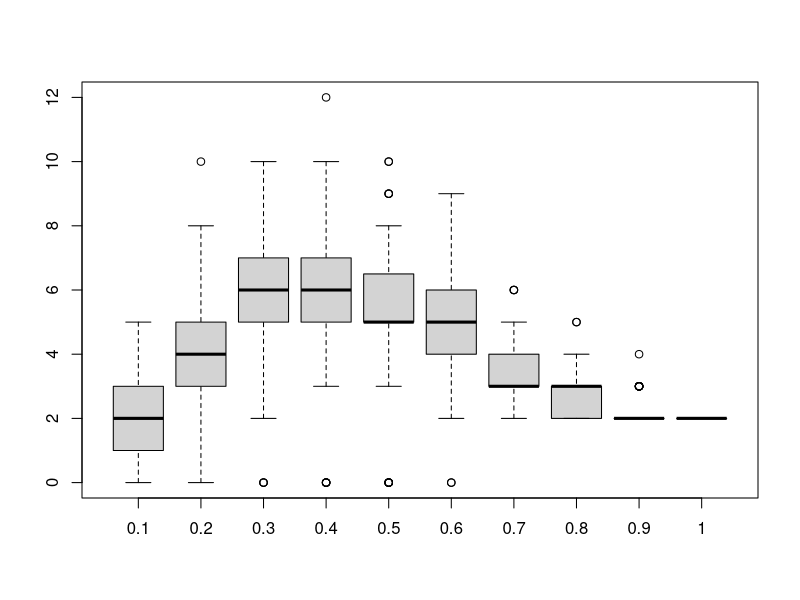
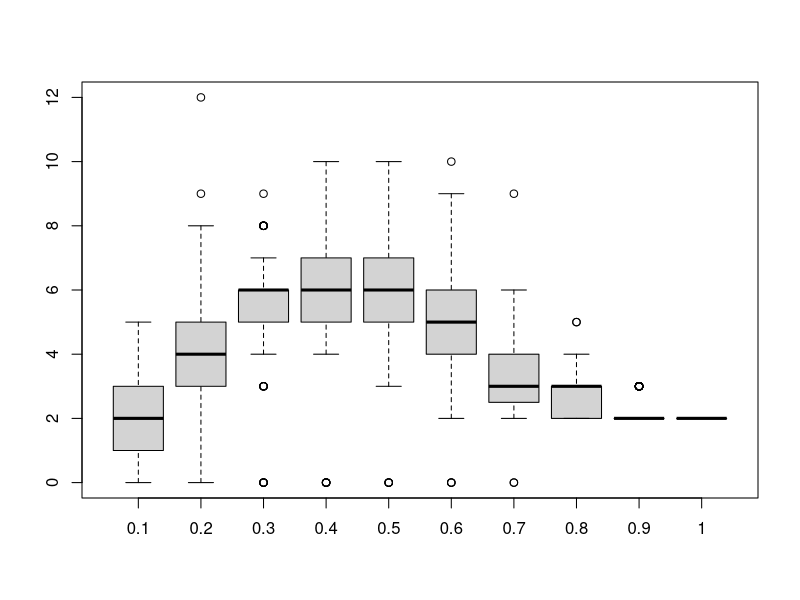
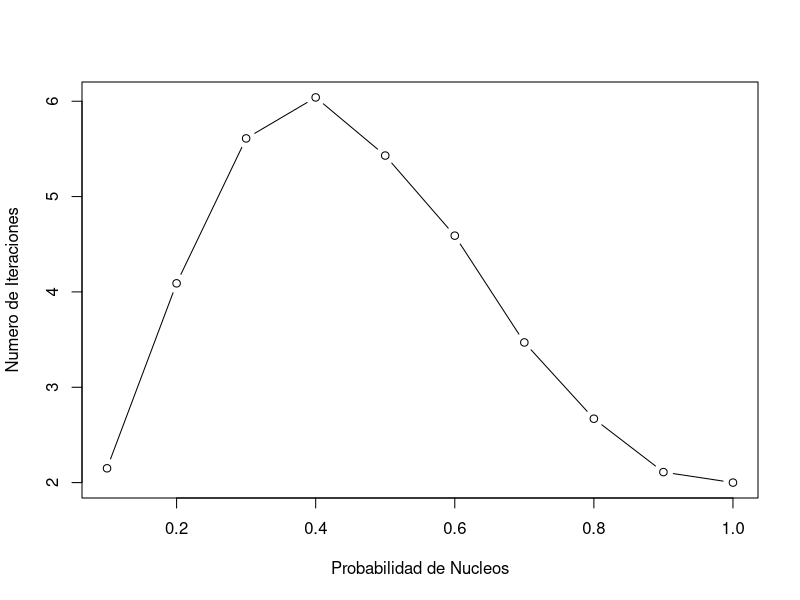
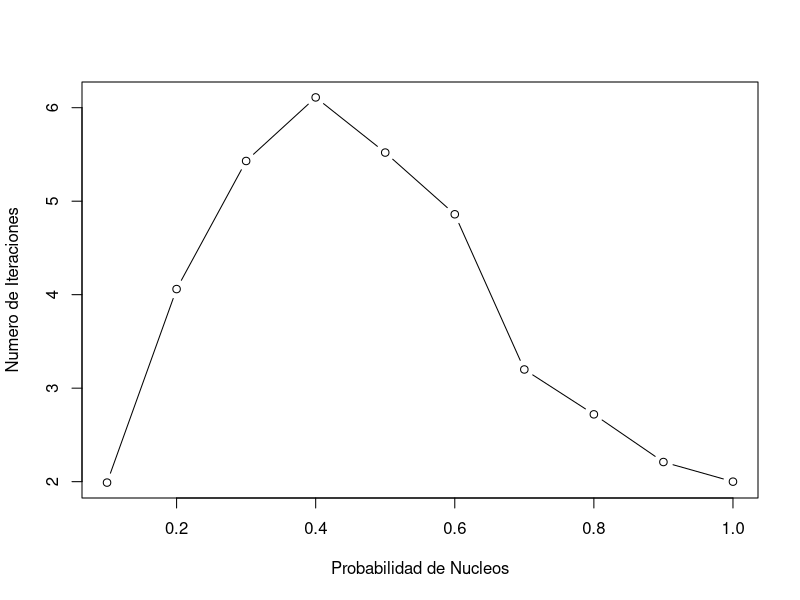

Write R code to recreate these figures, in order.
datos <- read.csv("resultados.csv", header = TRUE)
datos2 <- read.csv("resultados2.csv", header = TRUE)

datos$X <- NULL
datos2$X <- NULL

png("r1_bp.png")
boxplot(datos, use.cols = FALSE, names = c(.1,.2,.3,.4,.5,.6,.7,.8,.9,1))

png("r2_bp.png")
boxplot(datos2, use.cols = FALSE, names = c(.1,.2,.3,.4,.5,.6,.7,.8,.9,1))


p1 <- mean(datos$V1)
p2 <- mean(datos$V2)
p3 <- mean(datos$V3)
p4 <- mean(datos$V4)
p5 <- mean(datos$V5)
p6 <- mean(datos$V6)
p7 <- mean(datos$V7)
p8 <- mean(datos$V8)
p9 <- mean(datos$V9)
p10 <- mean(datos$V10)

p1_2 <- mean(datos2$V1)
p2_2 <- mean(datos2$V2)
p3_2 <- mean(datos2$V3)
p4_2 <- mean(datos2$V4)
p5_2 <- mean(datos2$V5)
p6_2 <- mean(datos2$V6)
p7_2 <- mean(datos2$V7)
p8_2 <- mean(datos2$V8)
p9_2 <- mean(datos2$V9)
p10_2 <- mean(datos2$V10)

promedios1 <- matrix(c(p1,p2,p3,p4,p5,p6,p7,p8,p9,p10))
promedios2 <- matrix(c(p1_2,p2_2,p3_2,p4_2,p5_2,p6_2,p7_2,p8_2,p9_2,p10_2))

png("r1_p.png")
plot(c(.1,.2,.3,.4,.5,.6,.7,.8,.9,1), promedios1, type="b", ylab = "Numero de Iteraciones", xlab = "Probabilidad de Nucleos")
png("r2_p.png")
plot(c(.1,.2,.3,.4,.5,.6,.7,.8,.9,1), promedios2, type="b", ylab = "Numero de Iteraciones", xlab = "Probabilidad de Nucleos")

